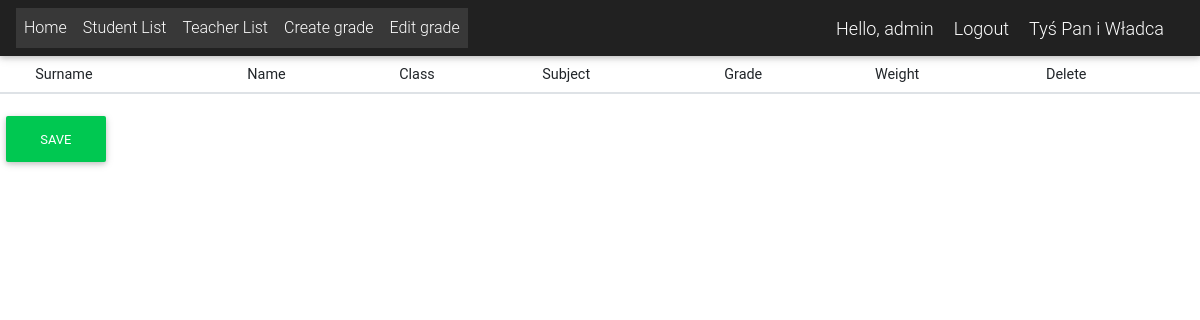
/edit_grade/ (signed in), run on an earlier commit of the app's database.
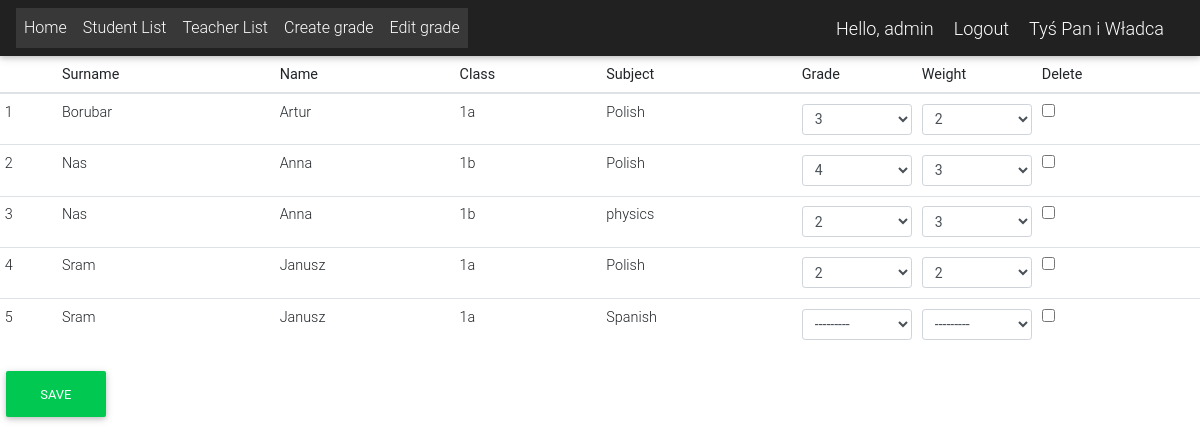
And on a later commit of the database.
### app/models.py (models this page shows, shortened)
class Grade(models.Model):
    student = models.ForeignKey(Student, on_delete=models.SET_NULL, null=True)
    teacher = models.ForeignKey(Teacher, on_delete=models.SET_NULL, null=True)
    subject = models.ForeignKey(Subject, on_delete=models.SET_NULL, null=True)
    date = models.DateField(blank=True, null=True)
    grade = models.CharField(choices=GRADE, max_length=1, blank=True)
    weight = models.CharField(choices=WEIGHT, max_length=1, blank=True)
    comment = models.CharField(max_length=200, blank=True)

class Student(models.Model):
    user = models.OneToOneField(User, on_delete=models.CASCADE)
    id_number = models.CharField(max_length=20, unique=True)
    students_class = models.CharField(choices=BRANCH, max_length=1, blank=True, null=True)
    year = models.CharField(choices=YEAR, max_length=1, blank=True, null=True)

class User(AbstractUser):
    is_student = models.BooleanField(default=False)
    is_teacher = models.BooleanField(default=False)
    phone = models.CharField(max_length=60, blank=True, null=True)
    address = models.CharField(max_length=60, blank=True, null=True)
    email = models.EmailField(blank=True, null=True)
    username_validator = ASCIIUsernameValidator()

class Subject(models.Model):
    subjectName = models.CharField(choices=SUBJECTS, max_length=200)
    subjectCode = models.CharField(max_length=200, unique=True)
    teacher = models.ForeignKey(Teacher, on_delete=models.SET_NULL, null=True)
    description = models.TextField(max_length=200, blank=True)
    semester = models.CharField(choices=SEMESTER, max_length=200)
    branch = models.CharField(choices=BRANCH, max_length=1, blank=True, null=True)
    year = models.CharField(choices=YEAR, max_length=1, blank=True, null=True)

### app/views.py (the view)
# urls.py: path('edit_grade/', edit_grades, name="edit_grades"),
@teacher_required()
def edit_grades(request):
    if request.method == "POST":
        form = EditGrades(request.POST)
        if form.is_valid():
            form.save()
            messages.success(request, "Grades successfully updated")
            return redirect("edit_grades")
    else:
        grades = Grade.objects.all()
        form = EditGrades(queryset=grades)
    return render(request, "grades/edit_grades.html", {"formset": form})

### templates/grades/edit_grades.html (shortened to what this page needs)
{% extends 'Links.html' %}
{% load widget_tweaks %}
{% block content %}
<form method="POST">
  <table id="studenttable" class="table table-sm">
    <thead>
      <tr>
        <th></th>
        <th>Surname</th>
        <th>Name</th>
        <th>Class</th>
        <th>Subject</th>
        <th>Grade</th>
        <th>Weight</th>
        <th>Delete</th>
      </tr>
    </thead>
    <tbody>
      {% for form in formset %}
        <tr>
          <td>{{forloop.counter }}</td>
          <td>{{form.instance.student.user.last_name}}</td>
          <td>{{form.instance.student.user.first_name}}</td>
          <td>{{form.instance.student.year}}{{form.instance.student.students_class}}</td>
          <td>{{form.instance.subject.subjectName}}</td>
          <td style="width: 10%;">{{form.grade| add_class:"form-control form-control-sm"}}</td>
          <td style="width: 10%;">{{form.weight | add_class:"form-control form-control-sm"}}</td>
          <td>{{form.DELETE}}</td>
        </tr>
      {% endfor %}
    </tbody>
  </table>
  <input type="submit" class="btn btn-success" value="Save">
  </form>
{% endblock content %}

What changed in the data, as far as the page shows it:
added Grade: instance.student.user.last_name "Borubar", instance.student.user.first_name "Artur", instance.student.year "1", instance.student.students_class "a", instance.subject.subjectName "Polish"
added Grade: instance.student.user.last_name "Nas", instance.student.user.first_name "Anna", instance.student.year "1", instance.student.students_class "b", instance.subject.subjectName "Polish"
added Grade: instance.student.user.last_name "Nas", instance.student.user.first_name "Anna", instance.student.year "1", instance.student.students_class "b", instance.subject.subjectName "physics"
added Grade: instance.student.user.last_name "Sram", instance.student.user.first_name "Janusz", instance.student.year "1", instance.student.students_class "a", instance.subject.subjectName "Polish"
added Grade: instance.student.user.last_name "Sram", instance.student.user.first_name "Janusz", instance.student.year "1", instance.student.students_class "a", instance.subject.subjectName "Spanish"
Also different on the page:
new list line: "1 3 2 ☐"
new list line: "2 4 3 ☐"
new list line: "3 2 3 ☐"
new list line: "4 2 2 ☐"
new list line: "5 --------- --------- ☐"
